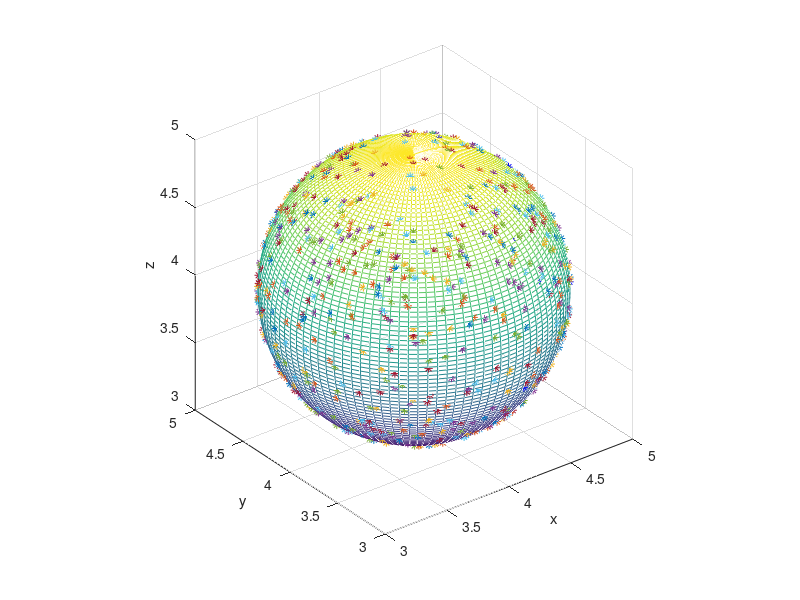

Recreate this plot in MATLAB.
[sx1,sy1,sz1]=sphere(100);
% sx1=sx1*dim/2;
% sy1=sy1*dim/2;
% sz1=sz1*dim/2;
c = [4,4,4] %sphere center
mesh(sx1+c(1),sy1+c(2),sz1+c(3),'FaceAlpha',.4);
hold on;
xlabel('x');
ylabel('y');
zlabel('z');
axis equal;
% axis([0,dim+D,0,dim+D,0,dim+D]);

%% random distrib inside sphere
for(i=1:200)
a=6*rand(1,3)-3;
u=rand(1,1);
a=a/norm(a);
a=a*u^(1/3)+c;

plot3(a(1),a(2),a(3),'*b');
end
%% random distrib on sphere

for(i=1:1000)
a=2*rand(1,3)-1;
a=a/norm(a);
a=a+c;

plot3(a(1),a(2),a(3),'*');
end